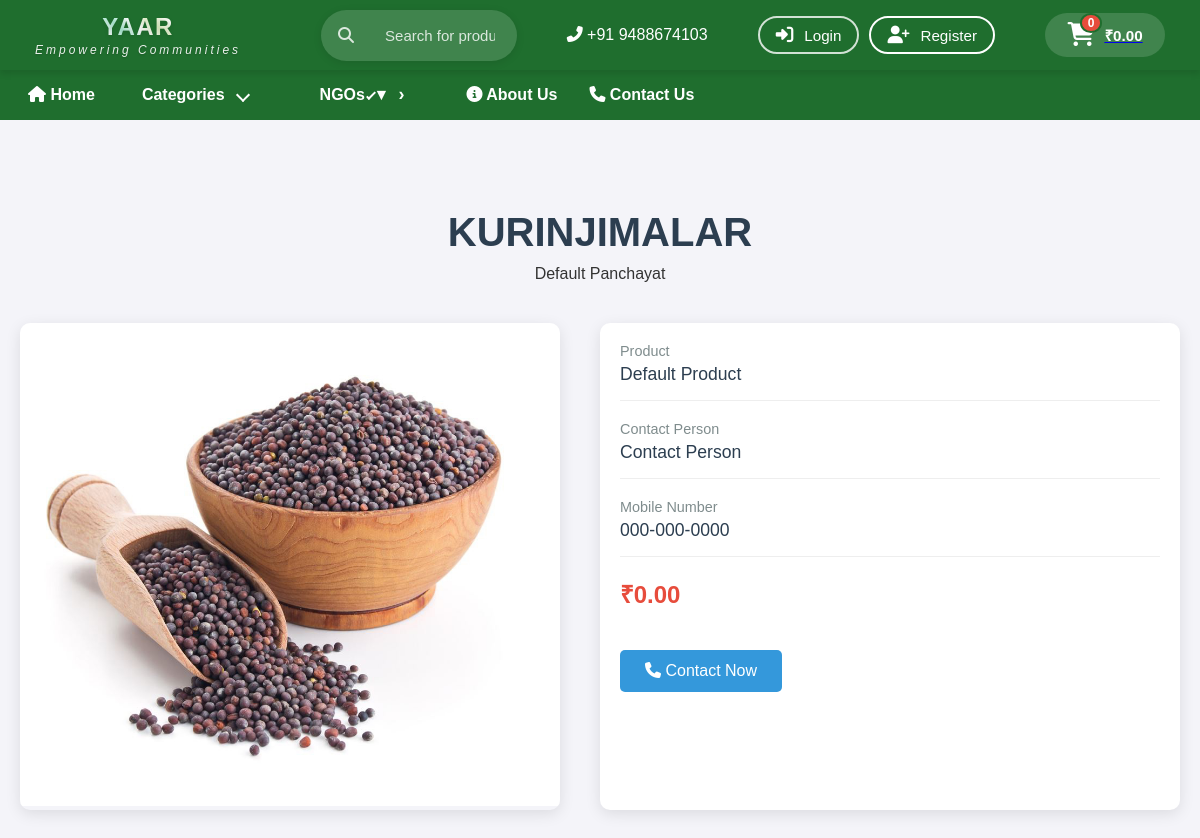
Page /ngo/7/ on the committed database.
### store/models.py (models this page shows, shortened)
class NGO(models.Model):
    shg_name = models.CharField(max_length=200, db_index=True, help_text="Self Help Group name")
    panchayat_name = models.CharField(max_length=200, default='Default Panchayat')
    product = models.CharField(max_length=200, default='Default Product')
    contact_person = models.CharField(max_length=100, default='Contact Person')
    mobile_number = models.CharField(max_length=15, default='0000000000')
    price = models.DecimalField(max_digits=10, decimal_places=2, default=0.00)
    image = models.ImageField(
        upload_to=ngo_image_path,
        null=True,
        blank=True,
        help_text="Image will be stored in store/static/media/ngos/<ngo_id>/"
    )
    location = models.ForeignKey(Location, related_name='ngos', on_delete=models.CASCADE)
    def get_absolute_url(self):
        return reverse('store:ngo_detail', args=[str(self.id)])
    class Meta:
        ordering = ['shg_name']
        indexes = [
            models.Index(fields=['location', 'shg_name']),
        ]
        verbose_name = "NGO"
        verbose_name_plural = "NGOs"

### store/views.py (the view)
# urls.py: path('ngo/<int:ngo_id>/', views.ngo_detail, name='ngo_detail'),  # Change from ngos/ to ngo/ for consistency
def ngo_detail(request, ngo_id):
    ngo = get_object_or_404(NGO, id=ngo_id)
    return render(request, 'store/ngo_detail.html', {'ngo': ngo})

### store/context_processors.py (called while the page is built, shortened)
def cart_context(request):
    cart = request.session.get('cart', {})
    cart_items = []
    total_amount = Decimal('0.00')
    shipping = Decimal('50.00') if cart_items else Decimal('0.00')
    return {
        'cart_data': {
            'items': cart_items,
            'subtotal': str(total_amount),
            'shipping': str(shipping),
            'total': str(total_amount + shipping),
            'item_count': len(cart_items),
            'total_items': sum(item.get('quantity', 0) for item in cart.values())
        }
    }

### store/templates/store/ngo_detail.html (shortened to what this page needs)
{% extends 'base.html' %}
{% load static %}
{% block extra_css %}
{{ block.super }}
<link rel="stylesheet" href="{% static 'css/ngo_detail.css' %}">
{% endblock %}
{% block content %}
{{ block.super }}
{% endblock %}
{% block content2 %}
<div class="ngo-detail-container">
    <div class="ngo-header">
        <h1>{{ ngo.shg_name }}</h1>
        <p>{{ ngo.panchayat_name }}</p>
    </div>
    <div class="ngo-content">
        <div class="ngo-image">
            {% if ngo.image %}
                <img src="{{ ngo.image.url }}" alt="{{ ngo.product }}" id="ngo-image">
            {% else %}
                <img src="{% static 'images/default-ngo.jpg' %}" alt="Default Image">
            {% endif %}
        </div>
        <div class="ngo-details">
            <div class="detail-item">
                <div class="detail-label">Product</div>
                <div class="detail-value">{{ ngo.product }}</div>
            </div>
            <div class="detail-item">
                <div class="detail-label">Contact Person</div>
                <div class="detail-value">{{ ngo.contact_person }}</div>
            </div>
            <div class="detail-item">
                <div class="detail-label">Mobile Number</div>
                <div class="detail-value" id="mobile-number">{{ ngo.mobile_number }}</div>
            </div>
            <div class="price-tag">₹{{ ngo.price }}</div>
            <a href="tel:{{ ngo.mobile_number }}" class="contact-button">
                <i class="fas fa-phone"></i> Contact Now
            </a>
        </div>
    </div>
</div>
{% endblock %}

### store/static/css/styles.css (style rules this page uses)
* { margin: 0; padding: 0; box-sizing: border-box; font-family: Arial, sans-serif; }
html { scroll-behavior: smooth; }
body { font-family: 'Open Sans', sans-serif; margin: 0; padding: 0; background-color: #f4f4f4; color: #333; }
body { font-family: Arial, sans-serif; margin: 0; padding: 0; }

### store/static/css/search.css (style rules this page uses)
:root { --primary-color: #007bff; --secondary-color: #0056b3; --success-color: #28a745; --background-color: #f4f4f9; --card-shadow: 0 4px 6px rgba(0, 0, 0, 0.1); --transition-speed: 0.3s; }
body { margin: 0; padding: 0; font-family: 'Arial', sans-serif; background-color: var(--background-color); color: #333; }
h1, h2 { text-align: center; }

### store/static/css/ngo_detail.css (style rules this page uses)
.ngo-detail-container { padding: 40px 20px; max-width: 1200px; margin: 0 auto; }
.ngo-header { text-align: center; margin-bottom: 40px; }
.ngo-header h1 { color: #2c3e50; font-size: 2.5em; margin-bottom: 10px; }
.ngo-content { display: flex; gap: 40px; flex-wrap: wrap; }
.ngo-image { flex: 1; min-width: 300px; position: relative; overflow: hidden; border-radius: 10px; box-shadow: 0 4px 15px rgba(0,0,0,0.1); }
.ngo-image img { width: 100%; height: auto; transition: transform 0.3s ease; }
.ngo-details { flex: 1; min-width: 300px; padding: 20px; background: #fff; border-radius: 10px; box-shadow: 0 4px 15px rgba(0,0,0,0.1); }
.detail-item { margin-bottom: 20px; padding-bottom: 15px; border-bottom: 1px solid #eee; }
.detail-label { color: #7f8c8d; font-size: 0.9em; margin-bottom: 5px; }
.detail-value { color: #2c3e50; font-size: 1.1em; font-weight: 500; }
.contact-button { display: inline-block; padding: 12px 25px; background: #3498db; color: white; border: none; border-radius: 5px; cursor: pointer; transition: background 0.3s ease; text-decoration: none; margin-top: 20px; }
.price-tag { font-size: 1.5em; color: #e74c3c; font-weight: bold; margin: 20px 0; }

### rows in the picture
NGO: shg_name "KURINJIMALAR", panchayat_name "Default Panchayat", image (picture), product "Default Product", contact_person "Contact Person", price "0.00"

### other values in the picture
{{ cart.total_items|default:0 }} "0"
{{ cart.total_amount|default:"0.00" }} "0.00"
